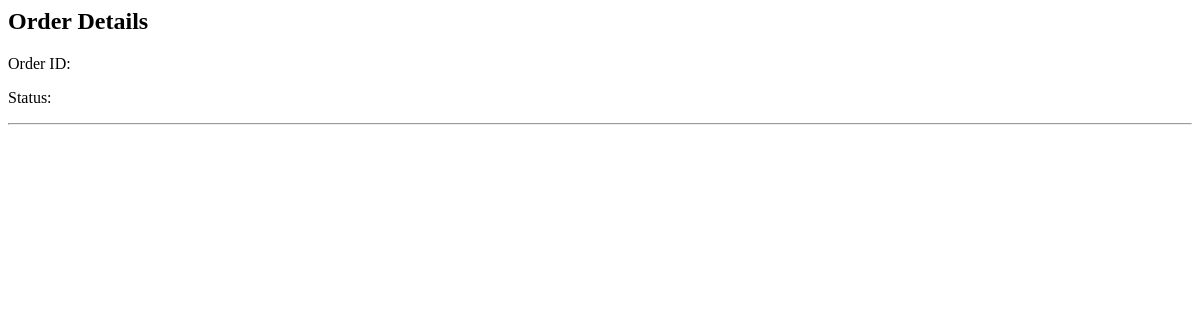
/admin/order/4, run on an earlier commit of the app's database.
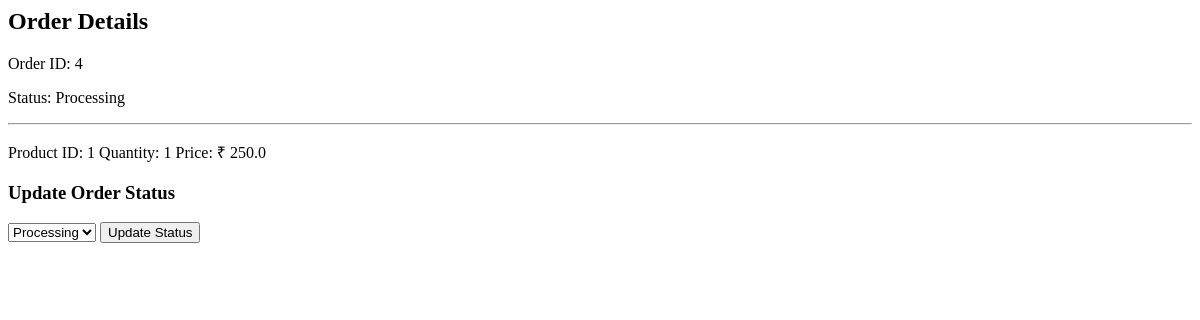
And on a later commit of the database.
### models.py (models this page shows)
class Order(db.Model):
    id = db.Column(db.Integer, primary_key=True)
    user_id = db.Column(db.Integer, db.ForeignKey('user.id'))
    total_price = db.Column(db.Float)
    shipping_price = db.Column(db.Float)
    payment_status = db.Column(db.String(50))
    order_status = db.Column(db.String(50))
    items = db.relationship('OrderItem', backref='order', lazy=True)

class OrderItem(db.Model):
    id = db.Column(db.Integer, primary_key=True)
    order_id = db.Column(db.Integer, db.ForeignKey('order.id'))
    product_id = db.Column(db.Integer, db.ForeignKey('product.id'))
    quantity = db.Column(db.Integer)
    price = db.Column(db.Float)

### app.py (the view)
@app.route('/admin/order/<int:order_id>')
def admin_order_detail(order_id):
    order = Order.query.get(order_id)
    items = OrderItem.query.filter_by(order_id=order_id).all()
    return render_template(
        "admin/order_detail.html",
        order=order,
        items=items
    )

### templates/admin/order_detail.html (shortened to what this page needs)
<h2>Order Details</h2>
<p>Order ID: {{order.id}}</p>
<p>Status: {{order.order_status}}</p>
<hr>
{% for item in items %}
<p>
Product ID: {{item.product_id}}
Quantity: {{item.quantity}}
Price: ₹ {{item.price}}
</p>
<h3>Update Order Status</h3>
<form method="POST" action="/admin/update-order/{{order.id}}">
<select name="status">
<option value="Processing">Processing</option>
</select>
<button type="submit">Update Status</button>
</form>
{% endfor %}

What changed in the data, as far as the page shows it:
added Order: id "4", order_status "Processing"
added OrderItem: product_id "1", quantity "1", price "250.0"
